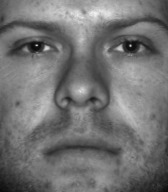
#> input picture img/yaleB01/image0.jpg, 168 x 192 px
$ python main.py
#> lines starting #> are read from the running program, lines starting #| are printed output that depends on the picture
import os
import imageio
import numpy as np
import cv2
from matplotlib import pyplot as plt
import matplotlib.cm as cm
import pickle
from textwrap import wrap

DEFAULT_BASELINE_DCT = "baseline_dct.pkl"
DEFAULT_BLURRED_DCT = "gb_dct.pkl"

#Calculate DCT freqeuncy coefficients
"""
          N-1
y[k] = 2* sum x[n]*cos(pi*(2k+1)*(2n+1)/(4*N)), 0 <= k < N.
          n=0
"""

def readImages(imgFolder='img/'):
    """read all images in a given folder"""
#> called with imgFolder = 'img/'
    #Each image in images is a numpy array of shape 192x168(x1) (heightxwidth)
    #images datatype is a regular numpy list
    filenames = os.listdir(imgFolder)
    if imgFolder == 'img/':
        images = [imageio.imread('img/'+fn+'/image0.jpg')[::,::].astype(np.float32)/255. for fn in filenames]#glob.glob(imgFolder+'*.jpg')]
#> images = 1 item
    else:
        images = [imageio.imread(imgFolder+fn)[::,::].astype(np.float32)/255. for fn in filenames]
    return images

def gaussianBlur(img,ksize=(5,5),sigma=10):
    """blur the image with Gaussian Smoothing technique"""
    #kernel = cv2.getGaussianKernel(ksize,sigma)
    dst = np.zeros_like(img)
    cv2.GaussianBlur(src=img,dst=dst,ksize=ksize,sigmaX=0)
    return dst

def plotFace(original,blurred):
    """Helper function to display an side-by-side comparison between the original and the blurred"""
    plt.subplot(121),plt.imshow(original,cmap=cm.Greys_r),plt.title('Original')
    plt.xticks([]), plt.yticks([])
    plt.subplot(122),plt.imshow(blurred,cmap=cm.Greys_r),plt.title('Gaussian Blurred')
    plt.xticks([]), plt.yticks([])
    return None


def computePerceptualHash(img, length=64):
    """Compute the hash based on Discrete Cosine Transformatio of an image"""
    img_resize = cv2.resize(img, (32, 32))
    img_DCT = cv2.dct(img_resize)

    if length==64:
        low_freq_dct = img_DCT[1:9, 1:9]
    elif length==32:
        low_freq_dct = img_DCT[1:7, 1:7]

    avg = np.mean(low_freq_dct)
    img_hash = np.where(low_freq_dct > avg, 1, 0)
    hash = "".join(map(str, img_hash.flatten()[0:length]))
    return hash

"""
def computePerceptualHash_32bit(img):
    #DEPRECATED
    img_resize = cv2.resize(img, (32, 32))
    img_DCT = cv2.dct(img_resize)
    low_freq_dct = img_DCT[1:7, 1:7]
    avg = np.mean(low_freq_dct)
    img_hash = np.where(low_freq_dct > avg, 1, 0)
    hash = "".join(map(str, img_hash.flatten()[0:32]))
    return hash

def computeAverageHash_32bit(img):
    #DEPRECATED
    img_resize = cv2.resize(img, (6, 6))
    avg = np.mean(img_resize)
    img_hash = np.where(img_resize > avg, 1, 0)
    hash = "".join(map(str, img_hash.flatten()[0:32]))
    return hash
"""

def computeAverageHash(img, length = 64):
    """Compute the hash of an image based on Average Hash Method"""
    if length == 64:
        img_resize = cv2.resize(img, (8, 8))
    elif length == 32:
        img_resize = cv2.resize(img, (6, 6))
    avg = np.mean(img_resize)
    img_hash = np.where(img_resize > avg, 1, 0)
    hash = "".join(map(str, img_hash.flatten()[0:length]))
    return hash

def hammingDist(x, y):
    """Calculate the Humming Distance between two hashes"""
    hd = 0
    for ch1, ch2 in zip(x, y):
        if ch1 != ch2:
            hd += 1
    return hd


def compareHash(query_hash, dict, r):
    """Compare two hashes based on the input threshold value"""
    retdict = []
    for hash in dict.keys():
        if hammingDist(query_hash, hash) <= r:
            retdict.append(hash)
    return retdict

"""
# Load data (deserialize)
with open('filename.pickle', 'rb') as handle:
    unserialized_data = pickle.load(handle)
"""

#Simulation Code
if __name__=="__main__":
    images = readImages('img/')
#> images = 1 item
    print('Found images:',len(images))
#| Found images: 1
    baseline_dict,blurred_dict={},{}

    dirnames = ['base_out','blurred_out']
    for d in dirnames:
        if d not in os.listdir(os.getcwd()):
            os.mkdir(d)
            print('Creating output folder:',d)

    for i in range(len(images)):
        plt.figure(i)
        blurredImage = gaussianBlur(images[i])
        #plotFace(images[i],blurredImage)
        baselineHash, blurredHash= computePerceptualHash(images[i],length=32), computePerceptualHash(blurredImage, length=32)
        baseline_dict[baselineHash] = ['original_'+str(i+1)]
        blurred_dict[blurredHash] = ['blurred_'+str(i+1)]
#> this loop made 1 pass
#> (baselineHash, blurredHash) on pass 1: ('10111110110110101010100111101110', '10111110110110101010100111101110')
#> pass 1, in computePerceptualHash, `img_resize = cv2.resize(img, (32, 32))`:
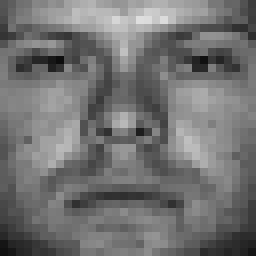
#> img_resize: shape (32, 32) float32 (shown 8 times larger); min 0.0547, max 0.871, mean 0.448
#> pass 1, in computePerceptualHash, `img_DCT = cv2.dct(img_resize)`:
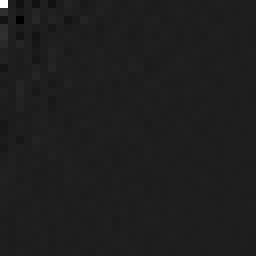
#> img_DCT: shape (32, 32) float32 (shown 8 times larger); min -1.93, max 14.35, mean 0.0125; drawn with min black and max white
#> after the loop, baseline_dict = {'10111110110110101010100111101110': ['original_1']}; blurred_dict = {'10111110110110101010100111101110': ['blurred_1']}

        ####WRITE Baseline Images####
        # imgBase = np.uint8(baselineDCT*255.0)
        # print('Writing dct256_Base'+str(i)+'.png...')
        # dirname=dirnames[0]
        # imageio.imwrite(os.path.join(dirname,'dct256_Base'+str(i)+'.png'), imgBase)
        #
        # ###WRITE Baseline Coefficients###
        # # Store data (serialize)
        # with open(DEFAULT_BASELINE_DCT, 'wb') as fbase:
        #     pickle.dump(baseline_dict, fbase, protocol=pickle.HIGHEST_PROTOCOL)
        #
        # ####WRITE Blurred Images####
        # imgBlur = np.uint8(blurredDCT*255.0)
        # print('Writing dct256_Blurr'+str(i)+'.png...')
        # dirname=dirnames[1]
        # imageio.imwrite(os.path.join(dirname,'dct256_Blur'+str(i)+'.png'), imgBlur)
        #
        # ###WRITE Blurred Coefficients###
        # # Store data (serialize)
        # with open(DEFAULT_BLURRED_DCT, 'wb') as fblurred:
        #     pickle.dump(blurred_dict, fblurred, protocol=pickle.HIGHEST_PROTOCOL)

    ### TESTING ON ALTERED DATASET ###
    # Loading the test datasets
    testdata_cropped = os.listdir('./cropped_img/')
#> (the run stopped early here; a loop or call above may not have finished)
